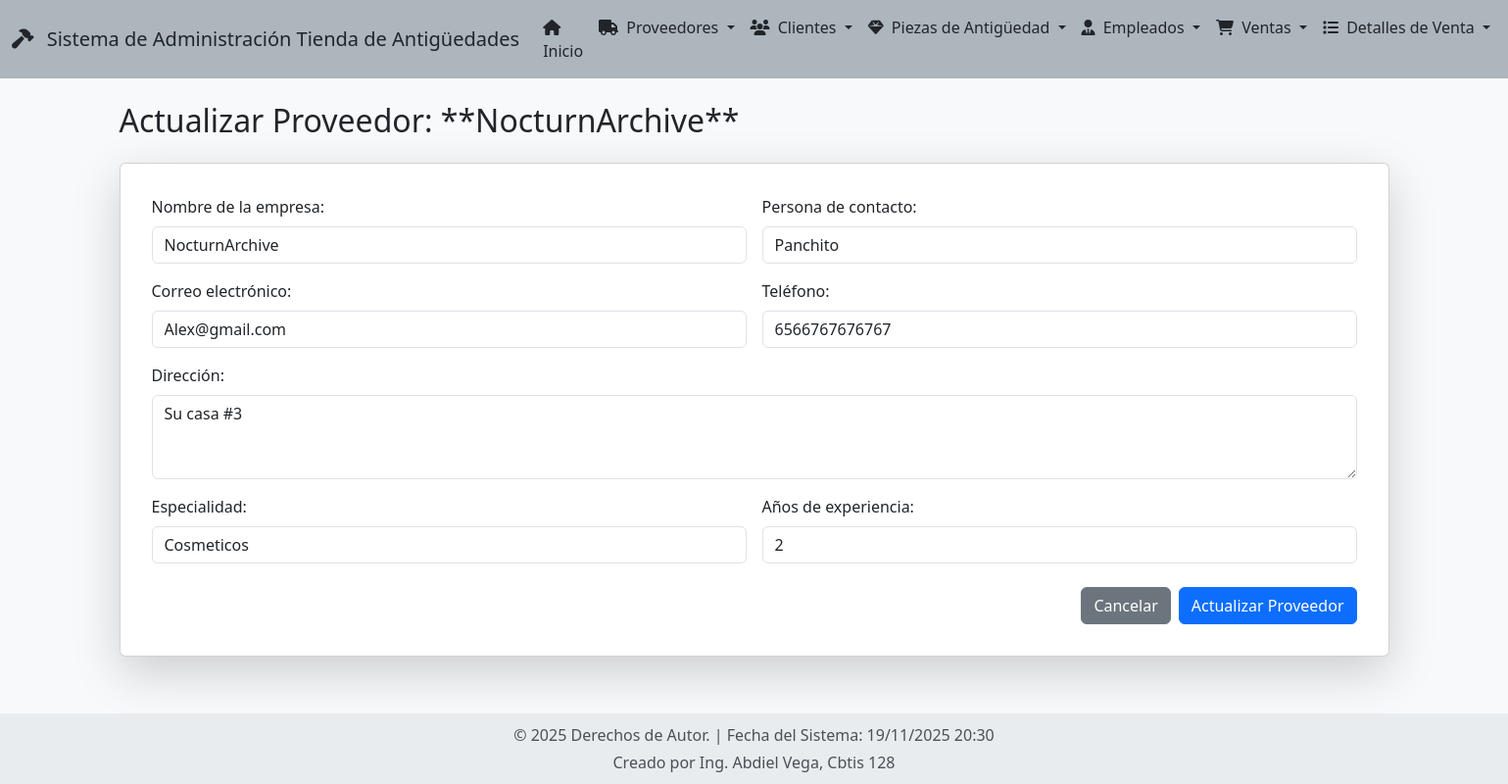
The page /proveedores/actualizar/3/ on the database its author committed.
### app_Antiguedades/models.py (models this page shows, shortened)
class Proveedor(models.Model):
    nombre_empresa = models.CharField(max_length=200, verbose_name="Nombre de la empresa")
    contacto = models.CharField(max_length=100, verbose_name="Persona de contacto")
    email = models.EmailField(unique=True, verbose_name="Correo electrónico")
    telefono = models.CharField(max_length=15, verbose_name="Teléfono", blank=True, null=True)
    direccion = models.TextField(verbose_name="Dirección")
    especialidad = models.CharField(max_length=100, verbose_name="Especialidad")
    años_experiencia = models.IntegerField(
        validators=[MinValueValidator(1)],
        verbose_name="Años de experiencia"
    )
    class Meta:
        verbose_name = "Proveedor"
        verbose_name_plural = "Proveedores"
        ordering = ['nombre_empresa']

### app_Antiguedades/views.py (the view)
# urls.py: path('proveedores/actualizar/<int:pk>/', views.actualizar_proveedor, name='actualizar_proveedor'),
def actualizar_proveedor(request, pk):
    proveedor = get_object_or_404(Proveedor, pk=pk)
    return render(request, 'proveedor/actualizar_proveedor.html', {'proveedor': proveedor})

### app_Antiguedades/templates/proveedor/actualizar_proveedor.html (shortened to what this page needs)
{% extends "base.html" %}
{% block content %}
<h2 class="mb-4">Actualizar Proveedor: **{{ proveedor.nombre_empresa }}**</h2>
<div class="card shadow-lg p-3 mb-5 bg-body rounded">
    <div class="card-body">
        <form method="post" action="{% url 'realizar_actualizacion_proveedor' proveedor.id %}">
            <div class="row g-3">
                <div class="col-md-6">
                    <label for="id_nombre_empresa" class="form-label">Nombre de la empresa:</label>
                    <input type="text" class="form-control" id="id_nombre_empresa" name="nombre_empresa" value="{{ proveedor.nombre_empresa }}" required>
                </div>
                <div class="col-md-6">
                    <label for="id_contacto" class="form-label">Persona de contacto:</label>
                    <input type="text" class="form-control" id="id_contacto" name="contacto" value="{{ proveedor.contacto }}" required>
                </div>
                <div class="col-md-6">
                    <label for="id_email" class="form-label">Correo electrónico:</label>
                    <input type="email" class="form-control" id="id_email" name="email" value="{{ proveedor.email }}" required>
                </div>
                <div class="col-md-6">
                    <label for="id_telefono" class="form-label">Teléfono:</label>
                    <input type="text" class="form-control" id="id_telefono" name="telefono" value="{{ proveedor.telefono|default_if_none:'' }}">
                </div>
                <div class="col-12">
                    <label for="id_direccion" class="form-label">Dirección:</label>
                    <textarea class="form-control" id="id_direccion" name="direccion" rows="3" required>{{ proveedor.direccion }}</textarea>
                </div>
                <div class="col-md-6">
                    <label for="id_especialidad" class="form-label">Especialidad:</label>
                    <input type="text" class="form-control" id="id_especialidad" name="especialidad" value="{{ proveedor.especialidad }}" required>
                </div>
                <div class="col-md-6">
                    <label for="id_años_experiencia" class="form-label">Años de experiencia:</label>
                    <input type="number" class="form-control" id="id_años_experiencia" name="años_experiencia" min="1" value="{{ proveedor.años_experiencia }}" required>
                </div>
            </div>
            <div class="d-flex justify-content-end mt-4">
                <a href="{% url 'ver_proveedores' %}" class="btn btn-secondary me-2">Cancelar</a>
                <button type="submit" class="btn btn-primary">Actualizar Proveedor</button>
            </div>
        </form>
    </div>
</div>
{% endblock %}

### app_Antiguedades/templates/base.html (style rules this page uses)
body { background-color: #f8f9fa; min-height: 100vh; display: flex; flex-direction: column; }

### rows shown on the page
Proveedor: nombre_empresa "NocturnArchive", contacto "Panchito", email "Alex@gmail.com", telefono "6566767676767", direccion "Su casa #3", especialidad "Cosmeticos", años_experiencia "2"
